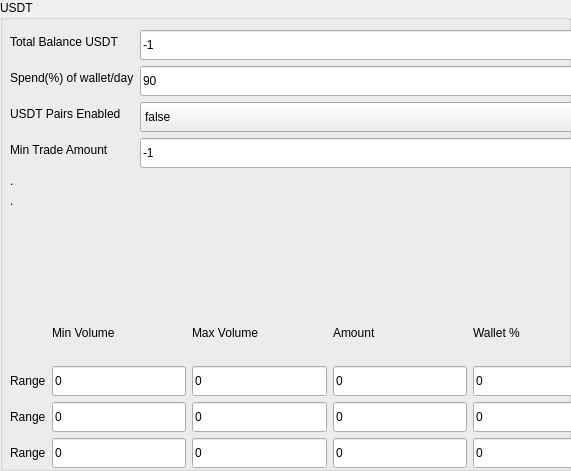
           <widget class="QGroupBox" name="groupBox_3">
            <property name="geometry">
             <rect>
              <x>610</x>
              <y>10</y>
              <width>571</width>
              <height>471</height>
             </rect>
            </property>
            <property name="styleSheet">
             <string notr="true"/>
            </property>
            <property name="title">
             <string>USDT</string>
            </property>
            <widget class="QWidget" name="verticalLayoutWidget_6">
             <property name="geometry">
              <rect>
               <x>10</x>
               <y>30</y>
               <width>597</width>
               <height>546</height>
              </rect>
             </property>
             <layout class="QVBoxLayout" name="verticalLayout_6">
              <item>
               <layout class="QFormLayout" name="formLayout_7">
                <item row="0" column="0">
                 <widget class="QLabel" name="totalBalanceBTCLabel_4">
                  <property name="styleSheet">
                   <string notr="true"/>
                  </property>
                  <property name="text">
                   <string>Total Balance USDT</string>
                  </property>
                 </widget>
                </item>
                <item row="0" column="1">
                 <widget class="QLineEdit" name="txtTotalBalanceUsdt">
                  <property name="minimumSize">
                   <size>
                    <width>0</width>
                    <height>30</height>
                   </size>
                  </property>
                  <property name="styleSheet">
                   <string notr="true"/>
                  </property>
                  <property name="text">
                   <string>-1</string>
                  </property>
                  <property name="readOnly">
                   <bool>true</bool>
                  </property>
                 </widget>
                </item>
                <item row="1" column="0">
                 <widget class="QLabel" name="spendOfWalletDayLabel_4">
                  <property name="styleSheet">
                   <string notr="true"/>
                  </property>
                  <property name="text">
                   <string>Spend(%) of wallet/day</string>
                  </property>
                 </widget>
                </item>
                <item row="1" column="1">
                 <widget class="QLineEdit" name="txtSpendPercentageUsdt">
                  <property name="minimumSize">
                   <size>
                    <width>0</width>
                    <height>30</height>
                   </size>
                  </property>
                  <property name="styleSheet">
                   <string notr="true"/>
                  </property>
                  <property name="text">
                   <string>90</string>
                  </property>
                 </widget>
                </item>
                <item row="2" column="0">
                 <widget class="QLabel" name="bTCPairsEnabledLabel_4">
                  <property name="styleSheet">
                   <string notr="true"/>
                  </property>
                  <property name="text">
                   <string>USDT Pairs Enabled</string>
                  </property>
                 </widget>
                </item>
                <item row="2" column="1">
                 <widget class="QComboBox" name="drpTradingEnabledUsdt">
                  <property name="minimumSize">
                   <size>
                    <width>0</width>
                    <height>30</height>
                   </size>
                  </property>
                  <property name="styleSheet">
                   <string notr="true"/>
                  </property>
                  <item>
                   <property name="text">
                    <string>false</string>
                   </property>
                  </item>
                  <item>
                   <property name="text">
                    <string>true</string>
                   </property>
                  </item>
                 </widget>
                </item>
                <item row="3" column="0">
                 <widget class="QLabel" name="minUSDTLimitLabel">
                  <property name="styleSheet">
                   <string notr="true"/>
                  </property>
                  <property name="text">
                   <string>Min Trade Amount</string>
                  </property>
                 </widget>
                </item>
                <item row="3" column="1">
                 <widget class="QLineEdit" name="txtMinUsdtAmount">
                  <property name="minimumSize">
                   <size>
                    <width>0</width>
                    <height>30</height>
                   </size>
                  </property>
                  <property name="styleSheet">
                   <string notr="true"/>
                  </property>
                  <property name="text">
                   <string>-1</string>
                  </property>
                 </widget>
                </item>
                <item row="4" column="0">
                 <widget class="QLabel" name="dadsdLabel">
                  <property name="styleSheet">
                   <string notr="true"/>
                  </property>
                  <property name="text">
                   <string>.</string>
                  </property>
                 </widget>
                </item>
                <item row="5" column="0">
                 <widget class="QLabel" name="dddLabel">
                  <property name="styleSheet">
                   <string notr="true"/>
                  </property>
                  <property name="text">
                   <string>.</string>
                  </property>
                 </widget>
                </item>
               </layout>
              </item>
              <item>
               <layout class="QGridLayout" name="gridLayout_6">
                <item row="1" column="2">
                 <widget class="QLineEdit" name="txtRangeMaxUsdt1">
                  <property name="minimumSize">
                   <size>
                    <width>0</width>
                    <height>30</height>
                   </size>
                  </property>
                  <property name="styleSheet">
                   <string notr="true"/>
                  </property>
                  <property name="text">
                   <string>0</string>
                  </property>
                 </widget>
                </item>
                <item row="1" column="1">
                 <widget class="QLineEdit" name="txtRangeMinUsdt1">
                  <property name="minimumSize">
                   <size>
                    <width>0</width>
                    <height>30</height>
                   </size>
                  </property>
                  <property name="styleSheet">
                   <string notr="true"/>
                  </property>
                  <property name="text">
                   <string>0</string>
                  </property>
                 </widget>
                </item>
                <item row="4" column="2">
                 <widget class="QLineEdit" name="txtRangeMaxUsdt4">
                  <property name="minimumSize">
                   <size>
                    <width>0</width>
                    <height>30</height>
                   </size>
                  </property>
                  <property name="styleSheet">
                   <string notr="true"/>
                  </property>
                  <property name="text">
                   <string>0</string>
                  </property>
                 </widget>
                </item>
                <item row="3" column="0">
                 <widget class="QLabel" name="label_31">
                  <property name="styleSheet">
                   <string notr="true"/>
                  </property>
                  <property name="text">
                   <string>Range</string>
                  </property>
                 </widget>
                </item>
                <item row="2" column="1">
                 <widget class="QLineEdit" name="txtRangeMinUsdt2">
                  <property name="minimumSize">
                   <size>
                    <width>0</width>
                    <height>30</height>
                   </size>
                  </property>
                  <property name="styleSheet">
                   <string notr="true"/>
                  </property>
                  <property name="text">
                   <string>0</string>
                  </property>
                 </widget>
                </item>
                <item row="2" column="2">
                 <widget class="QLineEdit" name="txtRangeMaxUsdt2">
                  <property name="minimumSize">
                   <size>
                    <width>0</width>
                    <height>30</height>
                   </size>
                  </property>
                  <property name="styleSheet">
                   <string notr="true"/>
                  </property>
                  <property name="text">
                   <string>0</string>
                  </property>
                 </widget>
                </item>
                <item row="2" column="3">
                 <widget class="QLineEdit" name="txtRangeAmountUsdt2">
                  <property name="minimumSize">
                   <size>
                    <width>0</width>
                    <height>30</height>
                   </size>
                  </property>
                  <property name="styleSheet">
                   <string notr="true"/>
                  </property>
                  <property name="text">
                   <string>0</string>
                  </property>
                  <property name="readOnly">
                   <bool>true</bool>
                  </property>
                 </widget>
                </item>
                <item row="3" column="1">
                 <widget class="QLineEdit" name="txtRangeMinUsdt3">
                  <property name="minimumSize">
                   <size>
                    <width>0</width>
                    <height>30</height>
                   </size>
                  </property>
                  <property name="styleSheet">
                   <string notr="true"/>
                  </property>
                  <property name="text">
                   <string>0</string>
                  </property>
                 </widget>
                </item>
                <item row="3" column="2">
                 <widget class="QLineEdit" name="txtRangeMaxUsdt3">
                  <property name="minimumSize">
                   <size>
                    <width>0</width>
                    <height>30</height>
                   </size>
                  </property>
                  <property name="styleSheet">
                   <string notr="true"/>
                  </property>
                  <property name="text">
                   <string>0</string>
                  </property>
                 </widget>
                </item>
                <item row="3" column="3">
                 <widget class="QLineEdit" name="txtRangeAmountUsdt3">
                  <property name="minimumSize">
                   <size>
                    <width>0</width>
                    <height>30</height>
                   </size>
                  </property>
                  <property name="styleSheet">
                   <string notr="true"/>
                  </property>
                  <property name="text">
                   <string>0</string>
                  </property>
                  <property name="readOnly">
                   <bool>true</bool>
                  </property>
                 </widget>
                </item>
                <item row="4" column="3">
                 <widget class="QLineEdit" name="txtRangeAmountUsdt4">
                  <property name="minimumSize">
                   <size>
                    <width>0</width>
                    <height>30</height>
                   </size>
                  </property>
                  <property name="styleSheet">
                   <string notr="true"/>
                  </property>
                  <property name="text">
                   <string>0</string>
                  </property>
                  <property name="readOnly">
                   <bool>true</bool>
                  </property>
                 </widget>
                </item>
                <item row="4" column="4">
                 <widget class="QLineEdit" name="txtRangePercUsdt4">
                  <property name="minimumSize">
                   <size>
                    <width>0</width>
                    <height>30</height>
                   </size>
                  </property>
                  <property name="styleSheet">
                   <string notr="true"/>
                  </property>
                  <property name="text">
                   <string>0</string>
                  </property>
                 </widget>
                </item>
                <item row="4" column="0">
                 <widget class="QLabel" name="label_32">
                  <property name="styleSheet">
                   <string notr="true"/>
                  </property>
                  <property name="text">
                   <string>Range</string>
                  </property>
                 </widget>
                </item>
                <item row="5" column="2">
                 <widget class="QLineEdit" name="txtRangeMaxUsdt5">
                  <property name="minimumSize">
                   <size>
                    <width>0</width>
                    <height>30</height>
                   </size>
                  </property>
                  <property name="styleSheet">
                   <string notr="true"/>
                  </property>
                  <property name="text">
                   <string>0</string>
                  </property>
                 </widget>
                </item>
                <item row="6" column="4">
                 <widget class="QLineEdit" name="txtRangePercUsdt6">
                  <property name="minimumSize">
                   <size>
                    <width>0</width>
                    <height>30</height>
                   </size>
                  </property>
                  <property name="styleSheet">
                   <string notr="true"/>
                  </property>
                  <property name="text">
                   <string>0</string>
                  </property>
                 </widget>
                </item>
                <item row="5" column="4">
                 <widget class="QLineEdit" name="txtRangePercUsdt5">
                  <property name="minimumSize">
                   <size>
                    <width>0</width>
                    <height>30</height>
                   </size>
                  </property>
                  <property name="styleSheet">
                   <string notr="true"/>
                  </property>
                  <property name="text">
                   <string>0</string>
                  </property>
                 </widget>
                </item>
                <item row="5" column="3">
                 <widget class="QLineEdit" name="txtRangeAmountUsdt5">
                  <property name="minimumSize">
                   <size>
                    <width>0</width>
                    <height>30</height>
                   </size>
                  </property>
                  <property name="styleSheet">
                   <string notr="true"/>
                  </property>
                  <property name="text">
                   <string>0</string>
                  </property>
                  <property name="readOnly">
                   <bool>true</bool>
                  </property>
                 </widget>
                </item>
                <item row="6" column="3">
                 <widget class="QLineEdit" name="txtRangeAmountUsdt6">
                  <property name="minimumSize">
                   <size>
                    <width>0</width>
                    <height>30</height>
                   </size>
                  </property>
                  <property name="styleSheet">
                   <string notr="true"/>
                  </property>
                  <property name="text">
                   <string>0</string>
                  </property>
                  <property name="readOnly">
                   <bool>true</bool>
                  </property>
                 </widget>
                </item>
                <item row="6" column="2">
                 <widget class="QLineEdit" name="txtRangeMaxUsdt6">
                  <property name="minimumSize">
                   <size>
                    <width>0</width>
                    <height>30</height>
                   </size>
                  </property>
                  <property name="styleSheet">
                   <string notr="true"/>
                  </property>
                  <property name="text">
                   <string>0</string>
                  </property>
                 </widget>
                </item>
                <item row="5" column="1">
                 <widget class="QLineEdit" name="txtRangeMinUsdt5">
                  <property name="minimumSize">
                   <size>
                    <width>0</width>
                    <height>30</height>
                   </size>
                  </property>
                  <property name="styleSheet">
                   <string notr="true"/>
                  </property>
                  <property name="text">
                   <string>0</string>
                  </property>
                 </widget>
                </item>
                <item row="6" column="0">
                 <widget class="QLabel" name="label_33">
                  <property name="styleSheet">
                   <string notr="true"/>
                  </property>
                  <property name="text">
                   <string>Range</string>
                  </property>
                 </widget>
                </item>
                <item row="6" column="1">
                 <widget class="QLineEdit" name="txtRangeMinUsdt6">
                  <property name="minimumSize">
                   <size>
                    <width>0</width>
                    <height>30</height>
                   </size>
                  </property>
                  <property name="styleSheet">
                   <string notr="true"/>
                  </property>
                  <property name="text">
                   <string>0</string>
                  </property>
                 </widget>
                </item>
                <item row="5" column="0">
                 <widget class="QLabel" name="label_34">
                  <property name="styleSheet">
                   <string notr="true"/>
                  </property>
                  <property name="text">
                   <string>Range</string>
                  </property>
                 </widget>
                </item>
                <item row="1" column="0">
                 <widget class="QLabel" name="label_35">
                  <property name="styleSheet">
                   <string notr="true"/>
                  </property>
                  <property name="text">
                   <string>Range</string>
                  </property>
                 </widget>
                </item>
                <item row="2" column="0">
                 <widget class="QLabel" name="label_36">
                  <property name="styleSheet">
                   <string notr="true"/>
                  </property>
                  <property name="text">
                   <string>Range</string>
                  </property>
                 </widget>
                </item>
                <item row="1" column="3">
                 <widget class="QLineEdit" name="txtRangeAmountUsdt1">
                  <property name="minimumSize">
                   <size>
                    <width>0</width>
                    <height>30</height>
                   </size>
                  </property>
                  <property name="styleSheet">
                   <string notr="true"/>
                  </property>
                  <property name="text">
                   <string>0</string>
                  </property>
                  <property name="readOnly">
                   <bool>true</bool>
                  </property>
                 </widget>
                </item>
                <item row="0" column="3">
                 <widget class="QLabel" name="label_37">
                  <property name="styleSheet">
                   <string notr="true"/>
                  </property>
                  <property name="frameShadow">
                   <enum>QFrame::Plain</enum>
                  </property>
                  <property name="lineWidth">
                   <number>6</number>
                  </property>
                  <property name="text">
                   <string>Amount</string>
                  </property>
                 </widget>
                </item>
                <item row="0" column="1">
                 <widget class="QLabel" name="label_38">
                  <property name="styleSheet">
                   <string notr="true"/>
                  </property>
                  <property name="text">
                   <string>Min Volume</string>
                  </property>
                 </widget>
                </item>
                <item row="0" column="2">
                 <widget class="QLabel" name="label_39">
                  <property name="styleSheet">
                   <string notr="true"/>
                  </property>
                  <property name="text">
                   <string>Max Volume</string>
                  </property>
                 </widget>
                </item>
                <item row="2" column="4">
                 <widget class="QLineEdit" name="txtRangePercUsdt2">
                  <property name="minimumSize">
                   <size>
                    <width>0</width>
                    <height>30</height>
                   </size>
                  </property>
                  <property name="styleSheet">
                   <string notr="true"/>
                  </property>
                  <property name="text">
                   <string>0</string>
                  </property>
                 </widget>
                </item>
                <item row="1" column="4">
                 <widget class="QLineEdit" name="txtRangePercUsdt1">
                  <property name="minimumSize">
                   <size>
                    <width>0</width>
                    <height>30</height>
                   </size>
                  </property>
                  <property name="styleSheet">
                   <string notr="true"/>
                  </property>
                  <property name="text">
                   <string>0</string>
                  </property>
                 </widget>
                </item>
                <item row="0" column="4">
                 <widget class="QLabel" name="label_40">
                  <property name="styleSheet">
                   <string notr="true"/>
                  </property>
                  <property name="text">
                   <string>Wallet %</string>
                  </property>
                 </widget>
                </item>
                <item row="3" column="4">
                 <widget class="QLineEdit" name="txtRangePercUsdt3">
                  <property name="minimumSize">
                   <size>
                    <width>0</width>
                    <height>30</height>
                   </size>
                  </property>
                  <property name="styleSheet">
                   <string notr="true"/>
                  </property>
                  <property name="text">
                   <string>0</string>
                  </property>
                 </widget>
                </item>
                <item row="4" column="1">
                 <widget class="QLineEdit" name="txtRangeMinUsdt4">
                  <property name="minimumSize">
                   <size>
                    <width>0</width>
                    <height>30</height>
                   </size>
                  </property>
                  <property name="styleSheet">
                   <string notr="true"/>
                  </property>
                  <property name="text">
                   <string>0</string>
                  </property>
                 </widget>
                </item>
               </layout>
              </item>
             </layout>
            </widget>
           </widget>
